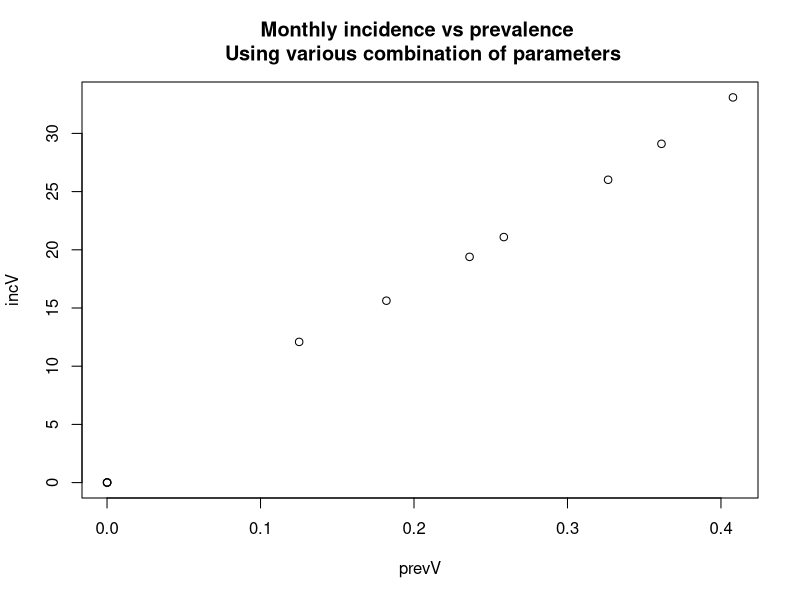

Here is the R script that generated this plot:
#capture and plot incidence vs prevalence based on various parameters
#and see if the model conforms to the findings in Okiro paper

#R denotes range (has to use runif)
#V denotes vector (use sample)
library(deSolve)
rm(list = ls())

#storage
prevV <- NA
incV <- NA

no.sim <- 10

####parameters####
#parameters in the global environment
init.pop <- c(S=1000, E=0, I_S=1, R_T=0, S_I=0, I_UA=0, I_DA=0, D = 1000) 
maxtime <- 10000

####parameters to vary####
mu_i = 1/(55*364) #birth rate of human
mu_S = 1/(55*364) #normal death rate of human
omega_0 = 1/(5*364) #total loss of immunity (5 years), #then the model will need to run over 5 years
mu_E = 1 #same death rate as susceptibles

f = c(1/15,1/5) #5 to 10 days #1/10 #duration of E is approximately 10 days, Collins
mu_IS = 3 # increased death rate due to untreated malaria, 3 times higher chance
gamma = c(1/30,1/15) #1/(20) #recovery rate for both natural recovery and treatment
rep = .7 #c(.2,.8) # .70 # treatment+report coverage @@@@@ this can't be varied since its effect is very significant on the incidence and prevalence
mu_RT = 1.0001 # increased death rate from treatment, 1.0001 times
sigma = 1/(6*30) # loss of prophylactic effect of drugs/treatment
mu_SI = 1 # same death rate as mu_S
xi1 = .3 #30% of reinfected individuals become sympatomatic
xi2 = .6 #60% of reinfected & Asymptomatic individuals become detectable with some Dx tests
omega_IUA = 1/365 # loss of all parasites at one year after becoming subpatent
omega_IDA = 1/100 # loss of detectability of parasites
mu_IUA = 1 #same death rate as mu_S
mu_IDA = 1 #same death rate as mu_S
timecounter = 0
#mosquitos
#init
S_M=500
I_M=200
#parameters
beta_ = 1/10 #birth rate of mosquitos
kappa_SM = 1/10 #death rate of mosquitos
kappa_IM = 1/10 #in search of equilibrium :) 1/8, #death rate of infected mosquitos

a = c(1,3) #human feeding rate
b = c(.006,.01)#.006 #.01, #probability of disease transmission per bite for humans
c_ = c(.02,.08) #.02 #.03 #probability a mosquito becomes infected after biting an infected human
#seasonality
seas_switch <- 0 #logical switch for seasonality
amp <- .2 #.7 or 1 Lisa's advice
phi <- 0
magnitude <- 1

####ODE everything under here####

#transient values in ODE
transient_ode <- c("N <- S + E + I_S + R_T + S_I + I_UA + I_DA",
                   "M <- S_M + I_M", 
                   "m <- M/N",
                   "x <- (I_S + I_UA + I_DA)/N",
                   "z <- I_M/M",
                   "seas <- ((amp*cos(2*pi*(t-phi)/365)+magnitude)*seas_switch)+(1-seas_switch)",
                   "lam_M <- a*c_*x*seas",
                   "lam_H <- m*a*b*z")

#calculation for prevalence and incidence can be found in the files with Sompob codes

#model structures
#ODE
rateofchange <- c("dS <- N*mu_i + S_I*omega_0 - S*mu_S - S*lam_H",
                  "dE <- lam_H*S - mu_S*mu_E*E - f*E",
                  "dI_S <- f*E + S_I*lam_H*xi1 - I_S*mu_S*mu_IS - I_S*gamma*rep - I_S*gamma*(1-rep) + lam_H*xi1*I_DA + lam_H*xi1*I_UA",
                  "dR_T <- I_S*gamma*rep - R_T*mu_S*mu_RT - R_T*sigma",
                  "dS_I <- R_T*sigma + omega_IUA*I_UA - S_I*mu_S*mu_SI - S_I*omega_0 - S_I*lam_H*xi1 - S_I*lam_H*xi2*(1-xi1) - S_I*lam_H*(1-xi2)*(1-xi1)",
                  "dI_UA <- omega_IDA*I_DA + S_I*lam_H*(1-xi2)*(1-xi1) - lam_H*(1-xi1)*I_UA - omega_IUA*I_UA - lam_H*xi1*I_UA - I_UA*mu_S*mu_IUA ",
                  "dI_DA <- I_S*gamma*(1-rep) + S_I*lam_H*xi2*(1-xi1) + lam_H*(1-xi1)*I_UA - lam_H*xi1*I_DA - omega_IDA*I_DA - I_DA*mu_S*mu_IDA",
                  "dS_M <- M*beta_ - S_M*kappa_SM - S_M*lam_M",
                  "dI_M <- S_M*lam_M - I_M*kappa_IM",
                  "ci <- rep*gamma*I_S"
)
#ODE function
testfun <- function(t, state, parameters)
{
  with(as.list(c(state, parameters)),
       {
         # define variables
         eval(parse(text = transient_ode))
         
         # rate of change
         eval(parse(text = rateofchange))
         
         # return the rate of change
         list(c(dS, dE, dI_S, dR_T, dS_I, dI_UA, dI_DA, dS_M, dI_M, ci))
       })
}

for(i in 1:no.sim){
  #parameterizing for ODE
  times <- seq(0, maxtime, by = 1)
  mosquitostates <- c(S_M=S_M,I_M=I_M, ci=0) #has to be EXACTLY like this!!!!
  param_ode <- c(
    mu_i = mu_i,
    mu_S = mu_S,
    omega_0 = omega_0,
    mu_E = mu_E,
    f = runif(1, f[1],f[2]),
    mu_IS = mu_IS,
    gamma = runif(1, gamma[1],gamma[2]),
    rep = rep,
    mu_RT = mu_RT,
    sigma = sigma,
    mu_SI = mu_SI,
    xi1 = xi1,
    xi2 = xi2,
    omega_IUA = omega_IUA,
    omega_IDA = omega_IDA,
    mu_IUA = mu_IUA,
    mu_IDA = mu_IDA,
    beta_ = beta_,
    kappa_SM = kappa_SM,
    kappa_IM = kappa_IM,
    a = runif(1,a[1],a[2]),
    b = runif(1,b[1],b[2]),
    c_ = runif(1,c_[1],c_[2]),
    seas_switch = seas_switch,
    amp = amp,
    phi = phi,
    magnitude = magnitude
  )
  out <-  ode(y = c(init.pop[-length(init.pop)], mosquitostates), times = times, func = testfun,parms = param_ode)
  
  #inside 2 is calcualted from ci, which is a state variable
  ci <- out[,11] #cumulative incidence (per day)
  inc2 <- ci[-1] - ci[-length(ci)] #incidence calc from inside 2 (daily)
  inc2_mnth <- unname(tapply(inc2, (seq_along(inc2)-1) %/% 30, sum)) #incidence calc from inside 2 (monthly)
  
  #prevalence inside 2
  prev2 <- (out[,5] + out[,8]) / (out[,2] + out[,3] +out[,4] +out[,5] +out[,6] +out[,7] +out[,8])  #incidence per timestep
  prev2_mnth <- prev2[seq(1,length(prev2),30)] #incidence per month
  
  #####plot ODE ALONE####
  # plot(out[,2]+out[,6], ylim=c(0, sum(init.pop[-length(init.pop)])), type='l', col="blue", main="ODE alone")
  # lines(out[,4], col="red")
  # lines(out[,7]+out[,8], col="purple")
  # legend("top",legend=c("Susceptibles","Infected","Asymptomatic Infected"),
  #        text.col=c("blue","red","purple"),pch= "__", col=c("blue", "red","purple"))
  
  #####plot prev vs incidence####
  prevV[i] <- tail(prev2_mnth,2)[1]
  incV[i] <- tail(inc2_mnth,2)[1] ######Can't take last point since it maynot be a full month!!!!!!!!!!!!!!!!###########
}

plot(prevV,incV, main="Monthly incidence vs prevalence \n Using various combination of parameters")
